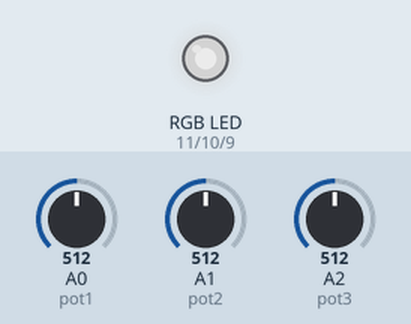
A sketch run on a simulated Arduino Uno, built with avr-gcc and run on an emulated ATmega328P. On the bench: an RGB LED mixed from three pins (HIGH = lit). The inputs (shaded band) are chosen by the test bench; at power-on: A0 (pot1) = 512, A1 (pot2) = 512, A2 (pot3) = 512. Dim RGB values are drawn brighter than linear.

Above: at 1.2 s.
1.3 s: A0 (pot1) set to 716
At 2.4 s:
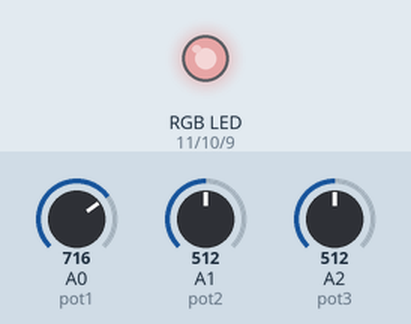
2.8 s: A1 (pot2) set to 716
At 3.5 s:
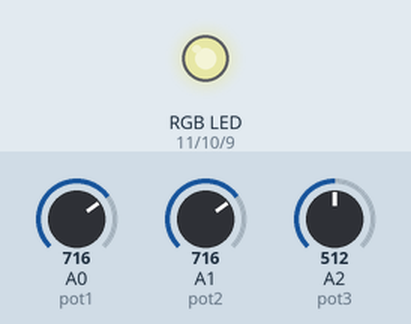
4.3 s: A2 (pot3) set to 716
At 4.7 s:
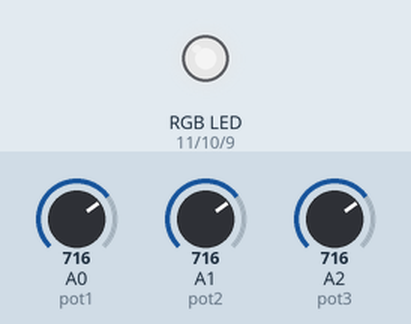
5.8 s: A0 (pot1) set to 900
At 7.0 s:
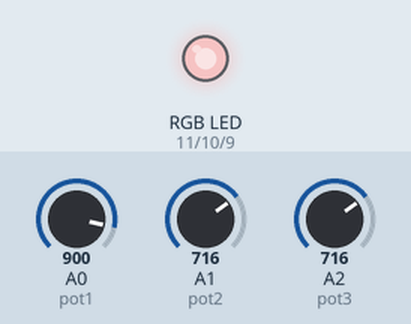
7.3 s: A1 (pot2) set to 900
At 8.2 s:
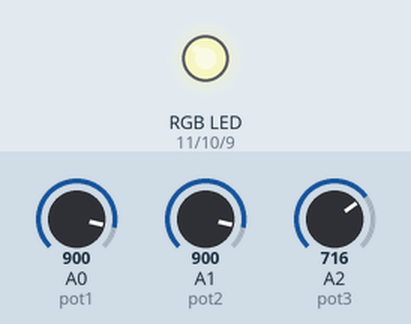
8.8 s: A2 (pot3) set to 900
At 9.3 s:
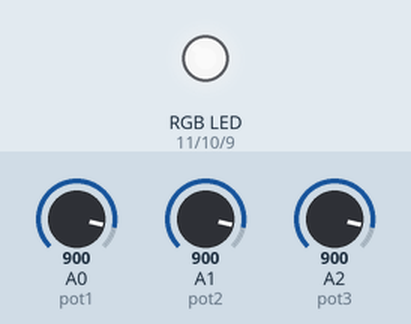
Timing chart, 0 to 11.3 s (numbered marks = the images above; inputs shaded):
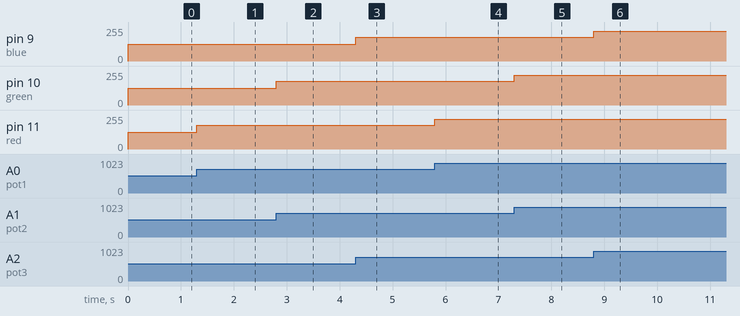

Measured:
- after the input at 1.3 s, pin 11 (red): 127/255 → 178/255 at once
- after the input at 2.8 s, pin 10 (green): 127/255 → 178/255 at once
- after the input at 4.3 s, pin 9 (blue): 127/255 → 178/255 at once
- after the input at 5.8 s, pin 11 (red): 178/255 → 224/255 at once
- after the input at 7.3 s, pin 10 (green): 178/255 → 224/255 at once
- after the input at 8.8 s, pin 9 (blue): 178/255 → 224/255 at once

The sketch:

rgb_pot.ino
```cpp
#define red 11
#define green 10
#define blue 9

#define pot1 A0
#define pot2 A1
#define pot3 A2

void setup() {
  pinMode(red,OUTPUT);
  pinMode(green,OUTPUT);
  pinMode(blue,OUTPUT);
}

void loop() {

  int deger1 = analogRead(pot1);
  deger1 = map(deger1,0,1023,0,255);
  analogWrite(red,deger1);

  int deger2 = analogRead(pot2);
  deger2 = map(deger2,0,1023,0,255);
  analogWrite(green,deger2);

  int deger3 = analogRead(pot3);
  deger3 = map(deger3,0,1023,0,255);
  analogWrite(blue,deger3);

}
```
